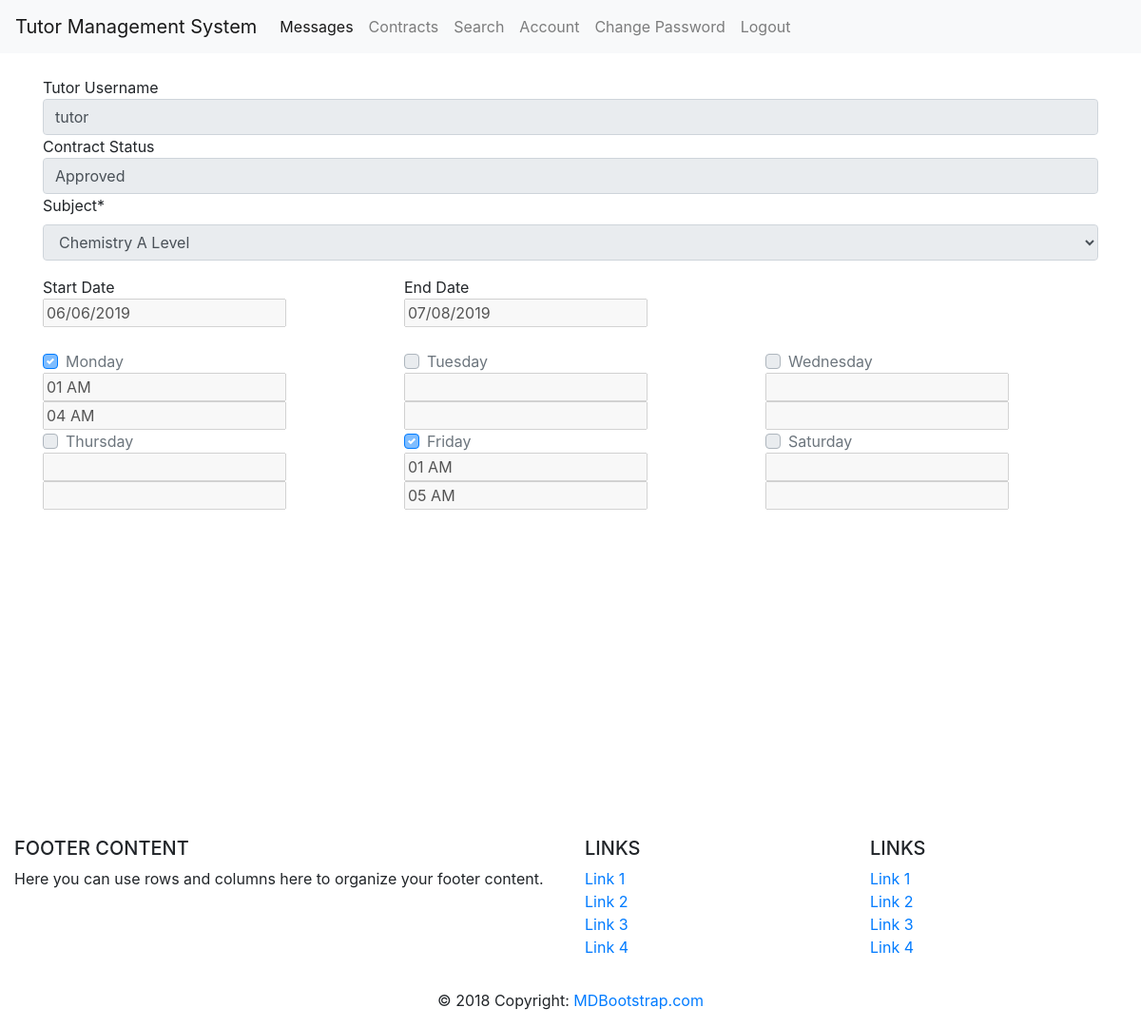
Screenshot of /contracts/5/ (signed in) with the database file from the repository.
### main/models.py (models this page shows, shortened)
class Tutor(models.Model):
	MyUser = models.OneToOneField(MyUser, on_delete=models.CASCADE, unique = True)
	Highest_Qualification = models.ForeignKey(Qualification, on_delete = models.SET_NULL, null = True)
	Degree_Name = models.CharField(max_length = 100)
	Institution = models.CharField(max_length = 100)
	Degree_Image = models.ImageField()
	location = PlainLocationField(zoom=7)
	hash = models.CharField(max_length = 100)

class MyUser(models.Model):
	user = models.OneToOneField(User, on_delete=models.CASCADE, blank = False, null = False, 						unique = True)
	Photograph = models.ImageField()
	Type = models.CharField(max_length=100)
	PersonID = models.OneToOneField(Person, on_delete=models.CASCADE, null = True, unique = True)
	Status = models.CharField(max_length = 50, blank= False, null = False)
	class Meta:
		verbose_name_plural = "My Users"

class Contracts(models.Model):
	tutor = models.ForeignKey(Tutor, on_delete = models.CASCADE, null= False, blank = False)
	student = models.ForeignKey(Student, on_delete = models.CASCADE, null= False, blank = False)
	subject = models.ForeignKey(Subject, on_delete = models.CASCADE, null= False, blank = False)
	startDate = models.DateTimeField(null= False, blank = False)
	endDate = models.DateTimeField(null= False, blank = False)
	status = models.CharField(max_length = 100)
	review = models.TextField(null = True, blank = True)
	userRating = models.IntegerField(null= True, blank = True)
	tutorRating = models.IntegerField(null = True, blank = True)
	datetime = models.DateTimeField(default = datetime.now)

class Day(models.Model):
	Name = models.CharField(max_length=100)

### main/views.py (the view)
# urls.py: path('contracts/<contractID>/', views.view_contract, name = 'view_contract'),
def view_contract(request, contractID):
	if not contractID.isnumeric():
		return redirect('#/')
	if not request.user.is_authenticated:
		return redirect('main:homepage')
	if request.user.myuser.Type == 'Tutor':
		return view_contract_as_tutor(request, contractID)
	elif request.user.myuser.cuser.Type == 'Student':
		return view_contract_as_student(request, contractID)
	else:
		return HttpResponse('Something went severly wrong, we suggest you report the matter to the admin right away')

### main/forms.py (shortened to what this page needs)
class NewContractForm(ContractForm):
	class Meta:
		model = Contracts
		fields = {'subject',}
	def Freeze(self):
		self.fields.get('subject').disabled = True

### main/models.py (called while the page is built)
	def __str__(self):
		return self.Name + " " + self.Board.Name

### main/views.py (called while the page is built)
def view_contract_as_student(request, contractID):
	contract = Contracts.objects.filter(student = request.user.myuser.cuser.student, id = contractID).first()
	if request.method == 'POST':
		contract.status = 'Approved'
		contract.datetime = datetime.now()
		contract.save()
		return redirect('#/')
	if contract is None:
		return redirect('#/')
	elif contract.status == 'Pending_View':
		contract.status = 'Pending_Approval'
		contract.save()
	elif contract.status == 'Pending_View_Re':
		contract.status = 'Pending_Approval_Re'
		contract.save()
	return render_contract(request, 3, contract)

### main/templates/main/view_contract.html (shortened to what this page needs)
{% extends 'main/header.html'%}
{% load crispy_forms_tags %}
{% block content %}
<link href="https://unpkg.com/gijgo@1.9.13/css/gijgo.min.css" rel="stylesheet" type="text/css" />
<link rel="stylesheet" href="https://stackpath.bootstrapcdn.com/bootstrap/4.1.1/css/bootstrap.min.css">
<link rel="stylesheet" href="https://cdnjs.cloudflare.com/ajax/libs/bootstrap-select/1.13.1/css/bootstrap-select.css" />
	<form method = "POST" enctype="multipart/form-data">
	{% if edit < 3 %}
		<span> Student Username </span>
	{% else %}
		<span> Tutor Username </span>
	{% endif %}
	{% if edit  == 1 %}
		<input type="text" name="Username" class="textinput textInput form-control" required id="Username">
	{% elif edit == 2 %}
		<input type="text" name="Username" value = {{student.MyUser.user.username}} disabled class="textinput textInput form-control" required id="Username">
	{% else %}
		<input type="text" disabled name="Username" disabled class="textinput textInput form-control" required id="Username" value = {{student.MyUser.user.username}}>
	{% endif %}
	{% if edit != 1 %}
		<span> Contract Status </span>
		<input type="text" disabled name="Username" disabled class="textinput textInput form-control" required id="Username" value = {{contract_status}}>
	{% endif %}
	{{contract_form|crispy}}
	{% if edit == 1 %}
		<div class = 'row'>
			<div class = "col-sm-4">
				<span> Start Date </span>
				<input id="startDate" width="310" name = 'startDate'/>
				<script>
					$('#startDate').datepicker({
						uiLibrary: 'bootstrap4'
					});
				</script>
			</div>
			<div class = "col-sm-4">
				<span> End Date </span>
				<input id="endDate" width="310" name = 'endDate'/>
				<script>
					$('#endDate').datepicker({
						uiLibrary: 'bootstrap4'
					});
				</script>
			</div>
		</div>
	{% else %}
		<div class = 'row'>
			<div class = "col-sm-4">
				<span> Start Date </span><br />
				<input id="startDate" disabled width="310" name = 'startDate' value = {{startDate}} />
			</div>
			<div class = "col-sm-4">
				<span> End Date </span><br />
				<input id="endDate" disabled width="310" name = 'endDate' value = {{endDate}} />
			</div>
		</div>
	{% endif %}
	<br />
		<div class = "row">
		{% for i,j in Tutor_Times.items %}
		<div class = "col-sm-4">
			<div class="custom-control custom-checkbox">
				<label class="custom-control-label" for={{i.Name}}>{{i.Name}}</label>
			</div>
			{% if edit  == 1  or edit == 2 %}
				{% if j.0 == 1 %}
					<input id="{{i.Name}}TimeStart"   width="310" value="{{j.1}}" name = {{i.id}}TimeStart />
					<script>
						$({{i.Name}}TimeStart).timepicker({
							uiLibrary: 'bootstrap4', format: 'hh tt'
						});
					</script>
				{% else %}
					<input id="{{i.Name}}TimeStart"     width="310" name = {{i.id}}TimeStart />
					<script>
						$({{i.Name}}TimeStart).timepicker({
							uiLibrary: 'bootstrap4', format: 'hh tt'
						});
					</script>
				{% endif %}
			{% else %}
				{% if j.0 == 1 %}
					<input id="{{i.Name}}TimeStart"  disabled width="310" value= "{{j.1}}" name = {{i.id}}TimeStart />
				{% else %}
					<input id="{{i.Name}}TimeStart"  disabled width="310" name = {{i.id}}TimeStart />
				{% endif %}
			{% endif %}
			{% if edit  == 1  or edit == 2 %}
				{% if j.0 == 1 %}
					<input id="{{i.Name}}TimeEnd"    name={{i.id}}TimeEnd width="310" value = "{{j.2}}"/>
					<script>
						$({{i.Name}}TimeEnd).timepicker({
							uiLibrary: 'bootstrap4', format: 'hh tt'
						});
					</script>
				{% else %}
					<input id="{{i.Name}}TimeEnd"    name={{i.id}}TimeEnd width="310" />
					<script>
						$({{i.Name}}TimeEnd).timepicker({
							uiLibrary: 'bootstrap4', format: 'hh tt'
						});
					</script>
				{% endif %}
			{% else %}
				{% if j.0 == 1 %}
					<input id="{{i.Name}}TimeEnd"  disabled name={{i.id}}TimeEnd width="310" value = "{{j.2}}"/>
				{% else %}
					<input id="{{i.Name}}TimeEnd" disabled  name={{i.id}}TimeEnd width="310" />
				{% endif %}
			{% endif %}
		</div>
		{% endfor %}
		</div>
	<br />
	</form>
{% endblock %}

### main/templates/main/header.html (style rules this page uses)
html, body { height: 100%; margin: 0px; }

### rows the page displays
Tutor: Username "tutor"
Contracts: Username "Approved", subject "Chemistry A Level"
Day: Name "Monday", j "01 AM", j "04 AM"
Day: Name "Tuesday"
Day: Name "Wednesday"
Day: Name "Thursday"
Day: Name "Friday", j "01 AM", j "05 AM"
Day: Name "Saturday"
